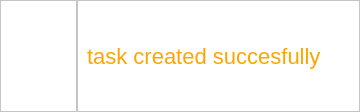
<?xml version="1.0" encoding="UTF-8"?>
<ui version="4.0">
 <class>Dialog</class>
 <widget class="QDialog" name="Dialog">
  <property name="geometry">
   <rect>
    <x>0</x>
    <y>0</y>
    <width>360</width>
    <height>112</height>
   </rect>
  </property>
  <property name="windowTitle">
   <string>Dialog</string>
  </property>
  <property name="styleSheet">
   <string notr="true">
background-color:white;</string>
  </property>
  <layout class="QHBoxLayout" name="horizontalLayout">
   <property name="spacing">
    <number>0</number>
   </property>
   <property name="leftMargin">
    <number>0</number>
   </property>
   <property name="topMargin">
    <number>0</number>
   </property>
   <property name="rightMargin">
    <number>0</number>
   </property>
   <property name="bottomMargin">
    <number>0</number>
   </property>
   <item>
    <widget class="QFrame" name="frame">
     <property name="minimumSize">
      <size>
       <width>70</width>
       <height>0</height>
      </size>
     </property>
     <property name="maximumSize">
      <size>
       <width>77</width>
       <height>16777215</height>
      </size>
     </property>
     <property name="frameShape">
      <enum>QFrame::StyledPanel</enum>
     </property>
     <property name="frameShadow">
      <enum>QFrame::Raised</enum>
     </property>
     <layout class="QVBoxLayout" name="verticalLayout">
      <property name="spacing">
       <number>0</number>
      </property>
      <property name="leftMargin">
       <number>10</number>
      </property>
      <property name="topMargin">
       <number>0</number>
      </property>
      <property name="rightMargin">
       <number>0</number>
      </property>
      <property name="bottomMargin">
       <number>0</number>
      </property>
      <item>
       <widget class="QLabel" name="label_2">
        <property name="minimumSize">
         <size>
          <width>0</width>
          <height>0</height>
         </size>
        </property>
        <property name="maximumSize">
         <size>
          <width>16777215</width>
          <height>16777215</height>
         </size>
        </property>
        <property name="styleSheet">
         <string notr="true"/>
        </property>
        <property name="text">
         <string/>
        </property>
        <property name="pixmap">
         <pixmap>info_logo1.png</pixmap>
        </property>
       </widget>
      </item>
     </layout>
    </widget>
   </item>
   <item>
    <widget class="QFrame" name="frame_2">
     <property name="frameShape">
      <enum>QFrame::StyledPanel</enum>
     </property>
     <property name="frameShadow">
      <enum>QFrame::Raised</enum>
     </property>
     <layout class="QHBoxLayout" name="horizontalLayout_2">
      <item>
       <widget class="QLabel" name="label">
        <property name="styleSheet">
         <string notr="true">QLabel{
color:orange;
font-size:22px;
}</string>
        </property>
        <property name="text">
         <string>task created succesfully</string>
        </property>
       </widget>
      </item>
     </layout>
    </widget>
   </item>
  </layout>
 </widget>
 <resources/>
 <connections/>
</ui>
